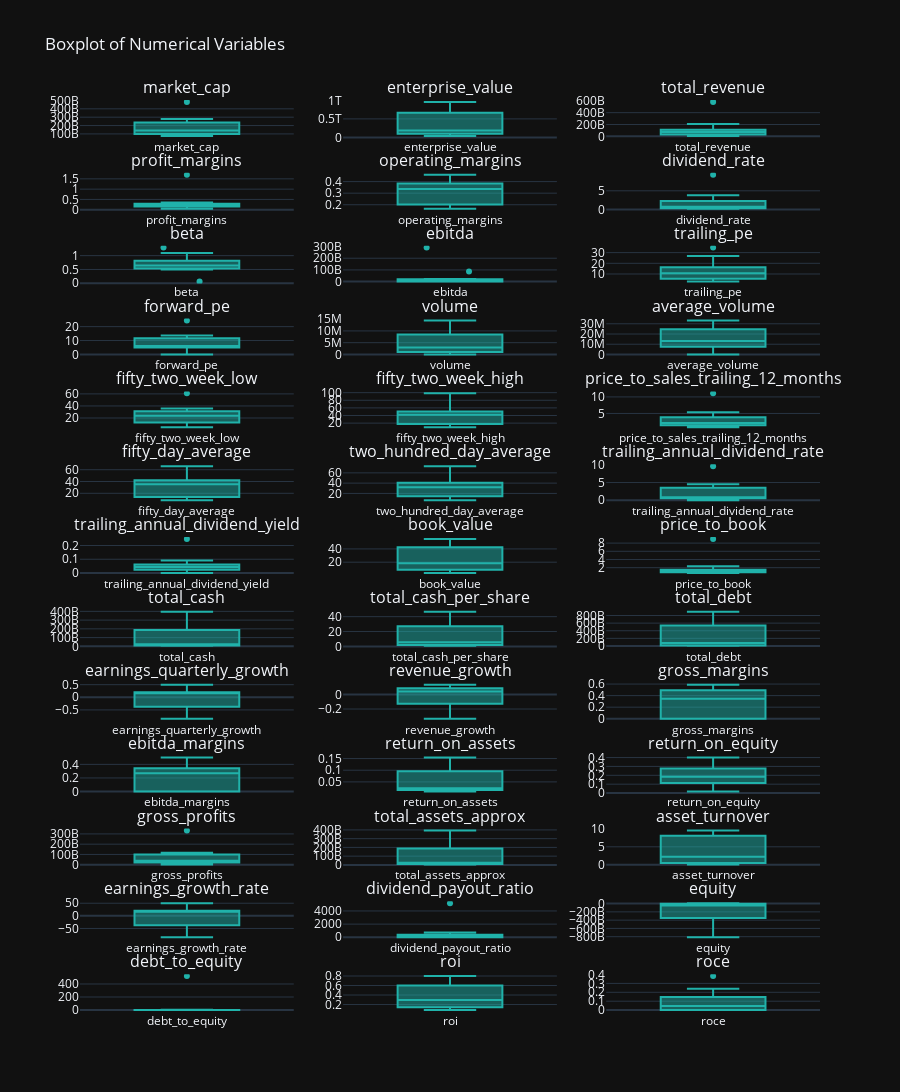

Notebook code for this chart:
### Markdown cell above
#### Outlier Analysis

### Code cell
df_top_companies_cols_num = df_top_companies.select_dtypes(include= ['number', 'float64'])

top_companies_cols = df_top_companies_cols_num.columns
num_columns = len(top_companies_cols)
num_rows = (num_columns + 2) // 3

subplot_titles = [str(col) for col in top_companies_cols]

fig = sp.make_subplots(rows=num_rows, cols=3, subplot_titles=subplot_titles)

for i, column in enumerate(top_companies_cols, start=1):
    row = (i - 1) // 3 + 1
    col = (i - 1) % 3 + 1

    trace = go.Box(y=df_top_companies[column], name=column, 
                   marker_color='lightseagreen', boxpoints='outliers', 
                   jitter=0.7, hoverinfo='y+text', 
                   text=(df_top_companies['ticker']+ ' - ' + df_top_companies['long_name']))

    fig.add_trace(trace, row=row, col=col)

fig.update_layout(title_text='Boxplot of Numerical Variables', height=300*num_rows, showlegend=False, template='plotly_dark')
fig.show()
